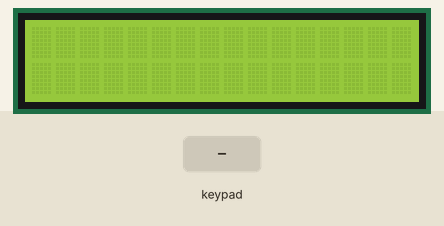
A sketch run on a simulated Arduino Uno, built with avr-gcc and run on an emulated ATmega328P. On the bench: 16×2 character LCD. The inputs (shaded band) are chosen by the test bench. What the sketch prints to the serial monitor is not drawn.

Above: at 1.2 s.
1.3 s: keypad keys 9 8 7 6 pressed 0.4 s apart
At 3.4 s:
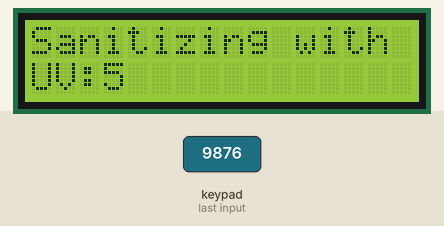
5.9 s: key 'A' pressed
At 8.6 s:
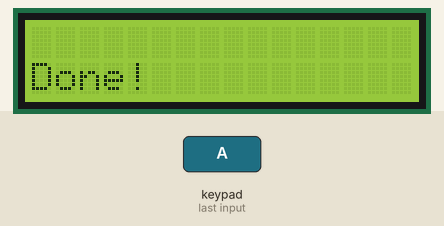
8.9 s: key 'B' pressed
At 11.2 s:
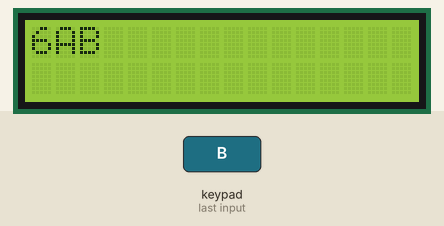
Timing chart, 0 to 12.7 s (numbered marks = the images above; inputs shaded):
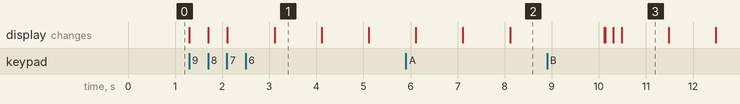

The sketch:

keypad_test.ino
```cpp
#include <Keypad.h>
#include<LiquidCrystal.h>

LiquidCrystal lcd(12, 11, 5, 4, 3, 2);  // sets the interfacing pins

const byte ROWS = 4;
const byte COLS = 4;
int len = 0;
char hexaKeys[ROWS][COLS] = {
  {'1', '2', '3', 'A'},
  {'4', '5', '6', 'B'},
  {'7', '8', '9', 'C'},
  {'*', '0', '#', 'D'}
};

byte rowPins[ROWS] = {9, 8, 7, 6};
byte colPins[COLS] = {17, 16, 15, 14};

Keypad customKeypad = Keypad(makeKeymap(hexaKeys), rowPins, colPins, ROWS, COLS);

void setup(){
  Serial.begin(115200);
  lcd.begin(16, 2);  // initializes the 16x2 LCD
  lcd.setCursor(0,0);
}

void loop(){
  char customKey = customKeypad.getKey();

  if (customKey){
    len++;
    Serial.println(customKey);

    lcd.print(customKey);
    if(len == 3)
    {
      len = 0;
      delay(1000);
      lcd.clear();
      lcd.setCursor(0,0);
      lcd.print("Sanitizing with");
      lcd.setCursor(0,1);
      lcd.print("UV: ");
//      lcd.setCursor(0,1);
      for(int i = 5; i>0; i--)
      {
         lcd.setCursor(3,5);
          lcd.print(i);
          delay(1000);
      }
      lcd.clear();
      lcd.setCursor(0,5);
      lcd.print("Done!");
      delay(2000);
      lcd.clear();
    }
  }
}
```

Measured:
- after the input at 1.3 s, the display: first changes at once (image 1 shows a later state)
- after the input at 8.9 s, the display: first differs from a run without the input after 1.6 s (image 3)
- what the display in image 1 shows lasts 1.0 s, from 3.1 s to 4.1 s
